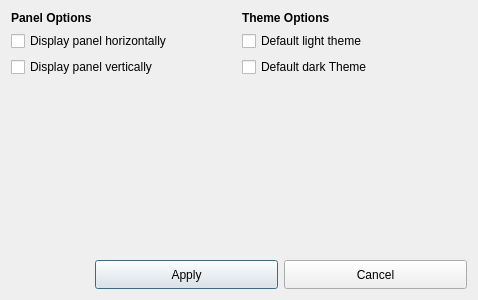
<?xml version="1.0" encoding="UTF-8"?>
<ui version="4.0">
 <class>defaultlook</class>
 <widget class="QMainWindow" name="defaultlook">
  <property name="geometry">
   <rect>
    <x>0</x>
    <y>0</y>
    <width>478</width>
    <height>300</height>
   </rect>
  </property>
  <property name="windowTitle">
   <string>defaultlook</string>
  </property>
  <widget class="QWidget" name="centralWidget">
   <layout class="QGridLayout" name="gridLayout">
    <item row="0" column="0">
     <widget class="QLabel" name="label_2">
      <property name="font">
       <font>
        <weight>75</weight>
        <bold>true</bold>
       </font>
      </property>
      <property name="text">
       <string>Panel Options</string>
      </property>
     </widget>
    </item>
    <item row="0" column="1">
     <widget class="QLabel" name="label">
      <property name="font">
       <font>
        <weight>75</weight>
        <bold>true</bold>
       </font>
      </property>
      <property name="text">
       <string>Theme Options</string>
      </property>
     </widget>
    </item>
    <item row="1" column="0">
     <widget class="QCheckBox" name="checkHorz">
      <property name="text">
       <string>Display panel horizontally</string>
      </property>
     </widget>
    </item>
    <item row="1" column="1">
     <widget class="QCheckBox" name="checkLightTheme">
      <property name="text">
       <string>Default light theme</string>
      </property>
     </widget>
    </item>
    <item row="2" column="0">
     <widget class="QCheckBox" name="checkVert">
      <property name="text">
       <string>Display panel vertically</string>
      </property>
     </widget>
    </item>
    <item row="2" column="1">
     <widget class="QCheckBox" name="checkDarkTheme">
      <property name="text">
       <string>Default dark Theme</string>
      </property>
     </widget>
    </item>
    <item row="3" column="0" colspan="2">
     <spacer name="verticalSpacer">
      <property name="orientation">
       <enum>Qt::Vertical</enum>
      </property>
      <property name="sizeHint" stdset="0">
       <size>
        <width>20</width>
        <height>20</height>
       </size>
      </property>
     </spacer>
    </item>
    <item row="4" column="0" colspan="2">
     <layout class="QGridLayout" name="gridLayout_2">
      <item row="0" column="0">
       <spacer name="horizontalSpacer1">
        <property name="orientation">
         <enum>Qt::Horizontal</enum>
        </property>
        <property name="sizeType">
         <enum>QSizePolicy::Minimum</enum>
        </property>
        <property name="sizeHint" stdset="0">
         <size>
          <width>28</width>
          <height>29</height>
         </size>
        </property>
       </spacer>
      </item>
      <item row="0" column="1">
       <widget class="QLabel" name="labelMX">
        <property name="maximumSize">
         <size>
          <width>32</width>
          <height>32</height>
         </size>
        </property>
        <property name="midLineWidth">
         <number>0</number>
        </property>
        <property name="text">
         <string/>
        </property>
        <property name="pixmap">
         <pixmap>../../../../../../../../usr/share/mx-panel-orientation/icons/mxfcelogo.png</pixmap>
        </property>
        <property name="scaledContents">
         <bool>true</bool>
        </property>
       </widget>
      </item>
      <item row="0" column="2">
       <spacer name="horizontalSpacer2">
        <property name="orientation">
         <enum>Qt::Horizontal</enum>
        </property>
        <property name="sizeType">
         <enum>QSizePolicy::Minimum</enum>
        </property>
        <property name="sizeHint" stdset="0">
         <size>
          <width>18</width>
          <height>29</height>
         </size>
        </property>
       </spacer>
      </item>
      <item row="0" column="3">
       <widget class="QPushButton" name="buttonApply">
        <property name="sizePolicy">
         <sizepolicy hsizetype="Minimum" vsizetype="Preferred">
          <horstretch>0</horstretch>
          <verstretch>0</verstretch>
         </sizepolicy>
        </property>
        <property name="text">
         <string>Apply</string>
        </property>
        <property name="icon">
         <iconset>
          <normaloff>../../../../../../../../usr/share/mx-panel-orientation/icons/dialog-ok.png</normaloff>../../../../../../../../usr/share/mx-panel-orientation/icons/dialog-ok.png</iconset>
        </property>
        <property name="shortcut">
         <string/>
        </property>
        <property name="autoDefault">
         <bool>true</bool>
        </property>
        <property name="default">
         <bool>true</bool>
        </property>
       </widget>
      </item>
      <item row="0" column="4">
       <widget class="QPushButton" name="buttonCancel">
        <property name="sizePolicy">
         <sizepolicy hsizetype="Minimum" vsizetype="Preferred">
          <horstretch>0</horstretch>
          <verstretch>0</verstretch>
         </sizepolicy>
        </property>
        <property name="toolTip">
         <string>Quit application</string>
        </property>
        <property name="text">
         <string>Cancel</string>
        </property>
        <property name="icon">
         <iconset>
          <normaloff>../../../../../../../../usr/share/mx-panel-orientation/icons/gtk-cancel.png</normaloff>../../../../../../../../usr/share/mx-panel-orientation/icons/gtk-cancel.png</iconset>
        </property>
        <property name="shortcut">
         <string>Alt+N</string>
        </property>
        <property name="autoDefault">
         <bool>true</bool>
        </property>
       </widget>
      </item>
     </layout>
    </item>
   </layout>
  </widget>
 </widget>
 <layoutdefault spacing="6" margin="11"/>
 <resources/>
 <connections/>
</ui>
